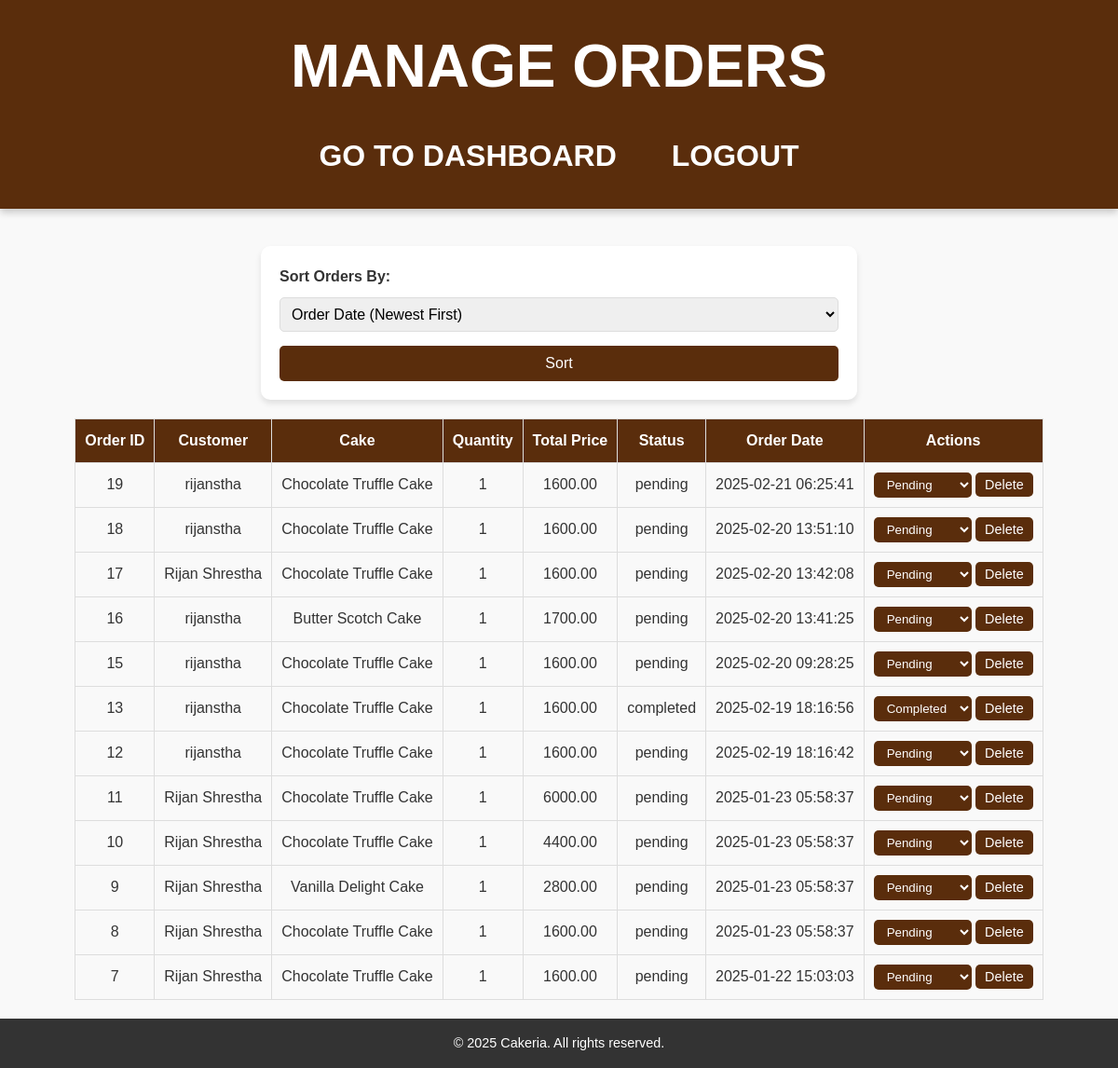
Page /frontend/admin/manage_orders.php (signed in) on the committed database.
### tables this page shows
CREATE TABLE `orders` (
  `id` int(11) NOT NULL,
  `customer_id` int(11) DEFAULT NULL,
  `cake_id` int(11) DEFAULT NULL,
  `quantity` int(11) DEFAULT NULL,
  `total_price` decimal(10,2) DEFAULT NULL,
  `status` varchar(20) DEFAULT 'pending',
  `order_date` timestamp NOT NULL DEFAULT current_timestamp()
);

CREATE TABLE `customers` (
  `id` int(11) NOT NULL,
  `name` varchar(100) NOT NULL,
  `email` varchar(100) NOT NULL
);

CREATE TABLE `cakes` (
  `id` int(11) NOT NULL,
  `name` varchar(100) NOT NULL,
  `description` text NOT NULL,
  `price` decimal(10,2) NOT NULL,
  `image` varchar(255) NOT NULL
);

### frontend/admin/manage_orders.php (the view, shortened to what this page needs)
<?php
include '../../backend/db_config.php';
$sort = isset($_GET['sort']) ? $_GET['sort'] : 'order_date_desc';
$order_query = "SELECT orders.*, customers.name AS customer_name, cakes.name AS cake_name
                FROM orders
                JOIN customers ON orders.customer_id = customers.id
                JOIN cakes ON orders.cake_id = cakes.id";
switch ($sort) {
    default:
        $order_query .= " ORDER BY orders.order_date DESC";
        break;
}
$result = mysqli_query($conn, $order_query);
?>
<!DOCTYPE html>
<html lang="en">
<head>
    <link rel="stylesheet" href="../css/styles.css">
</head>
<body>
<header>
    <h1>Manage Orders</h1>
    <nav>
        <a href="../admin/admin_dashboard.php">Go to Dashboard</a>
        <a href="../admin/admin_login.php">Logout</a>
    </nav>
</header>
<main>
    <form action="manage_orders.php" method="GET">
        <label for="sort">Sort Orders By:</label>
        <select name="sort" id="sort">
            <option value="order_date_desc" <?php if ($sort == 'order_date_desc') echo 'selected'; ?>>Order Date (Newest First)</option>
        </select>
        <button type="submit">Sort</button>
    </form>
    <table>
        <thead>
            <tr>
                <th>Order ID</th>
                <th>Customer</th>
                <th>Cake</th>
                <th>Quantity</th>
                <th>Total Price</th>
                <th>Status</th>
                <th>Order Date</th>
                <th>Actions</th>
            </tr>
        </thead>
        <tbody>
            <?php while ($row = mysqli_fetch_assoc($result)): ?>
                <tr id="order-<?php echo $row['id']; ?>">
                    <td><?php echo $row['id']; ?></td>
                    <td><?php echo htmlspecialchars($row['customer_name']); ?></td>
                    <td><?php echo htmlspecialchars($row['cake_name']); ?></td>
                    <td><?php echo $row['quantity']; ?></td>
                    <td><?php echo $row['total_price']; ?></td>
                    <td id="status-<?php echo $row['id']; ?>"><?php echo htmlspecialchars($row['status']); ?></td>
                    <td><?php echo $row['order_date']; ?></td>
                    <td>
                        <select onchange="updateOrderStatus(<?php echo $row['id']; ?>, this.value)">
                            <option value="pending" <?php if ($row['status'] == 'pending') echo 'selected'; ?>>Pending</option>
                            <option value="completed" <?php if ($row['status'] == 'completed') echo 'selected'; ?>>Completed</option>
                        </select>
                        <button onclick="deleteOrder(<?php echo $row['id']; ?>)">Delete</button>
                    </td>
                </tr>
            <?php endwhile; ?>
        </tbody>
    </table>
</main>
<footer>
    &copy; <?php echo date('Y'); ?> Cakeria. All rights reserved.
</footer>
</body>
</html>

### frontend/css/styles.css (style rules this page uses)
html, body { height: 100%; margin: 0; padding: 0; display: flex; flex-direction: column; font-family: Arial, sans-serif; background-color: #f9f9f9; color: #333; line-height: 1.6; box-sizing: border-box; }
header { background-color: #5A2D0C; color: white; padding: 20px; text-align: center; font-size: 2rem; font-weight: bold; text-transform: uppercase; box-shadow: 0 4px 8px rgba(0, 0, 0, 0.2); }
header h1 { margin: 0; }
header nav { margin-top: 10px; }
header nav a { color: white; text-decoration: none; padding: 10px 15px; margin: 0 10px; display: inline-block; transition: color 0.3s ease; }
main { flex: 1; padding: 20px; max-width: 1200px; margin: auto; }
button { background-color: #5A2D0C; color: white; padding: 8px 12px; border: none; border-radius: 5px; cursor: pointer; font-size: 0.9rem; transition: background-color 0.3s ease, transform 0.2s ease; }
form { max-width: 600px; background: white; padding: 20px; border-radius: 10px; box-shadow: 0 4px 6px rgba(0, 0, 0, 0.1); margin: 20px auto; }
form label { font-size: 1rem; font-weight: bold; display: block; margin-bottom: 10px; color: #333; }
form select, form input { width: 100%; padding: 8px; margin-bottom: 15px; border: 1px solid #ddd; border-radius: 5px; font-size: 1rem; }
form button { width: 100%; padding: 10px; font-size: 1rem; background-color: #5A2D0C; color: white; border: none; border-radius: 5px; cursor: pointer; }
table { width: 100%; border-collapse: collapse; margin-top: 20px; }
table, th, td { border: 1px solid #ddd; }
th, td { padding: 10px; text-align: center; }
th { background-color: #5A2D0C; color: white; }
td select, td button { padding: 5px 10px; border: none; border-radius: 5px; cursor: pointer; background-color: #5A2D0C; color: white; transition: background-color 0.3s ease, transform 0.2s ease; }
footer { background-color: #333; color: white; text-align: center; padding: 15px 0; font-size: 0.9rem; width: 100%; margin-top: auto; }

### rows in the picture
orders: id "19", customer.name "rijanstha", cake.name "Chocolate Truffle Cake", quantity "1", total_price "1600.00", status "pending", order_date "2025-02-21 06:25:41", status+id "Pending"
orders: id "18", customer.name "rijanstha", cake.name "Chocolate Truffle Cake", quantity "1", total_price "1600.00", status "pending", order_date "2025-02-20 13:51:10", status+id "Pending"
orders: id "17", customer.name "Rijan Shrestha", cake.name "Chocolate Truffle Cake", quantity "1", total_price "1600.00", status "pending", order_date "2025-02-20 13:42:08", status+id "Pending"
orders: id "16", customer.name "rijanstha", cake.name "Butter Scotch Cake", quantity "1", total_price "1700.00", status "pending", order_date "2025-02-20 13:41:25", status+id "Pending"
orders: id "15", customer.name "rijanstha", cake.name "Chocolate Truffle Cake", quantity "1", total_price "1600.00", status "pending", order_date "2025-02-20 09:28:25", status+id "Pending"
orders: id "13", customer.name "rijanstha", cake.name "Chocolate Truffle Cake", quantity "1", total_price "1600.00", status "completed", order_date "2025-02-19 18:16:56", status+id "Completed"
orders: id "12", customer.name "rijanstha", cake.name "Chocolate Truffle Cake", quantity "1", total_price "1600.00", status "pending", order_date "2025-02-19 18:16:42", status+id "Pending"
orders: id "11", customer.name "Rijan Shrestha", cake.name "Chocolate Truffle Cake", quantity "1", total_price "6000.00", status "pending", order_date "2025-01-23 05:58:37", status+id "Pending"
orders: id "10", customer.name "Rijan Shrestha", cake.name "Chocolate Truffle Cake", quantity "1", total_price "4400.00", status "pending", order_date "2025-01-23 05:58:37", status+id "Pending"
orders: id "9", customer.name "Rijan Shrestha", cake.name "Vanilla Delight Cake", quantity "1", total_price "2800.00", status "pending", order_date "2025-01-23 05:58:37", status+id "Pending"
orders: id "8", customer.name "Rijan Shrestha", cake.name "Chocolate Truffle Cake", quantity "1", total_price "1600.00", status "pending", order_date "2025-01-23 05:58:37", status+id "Pending"
orders: id "7", customer.name "Rijan Shrestha", cake.name "Chocolate Truffle Cake", quantity "1", total_price "1600.00", status "pending", order_date "2025-01-22 15:03:03", status+id "Pending"
